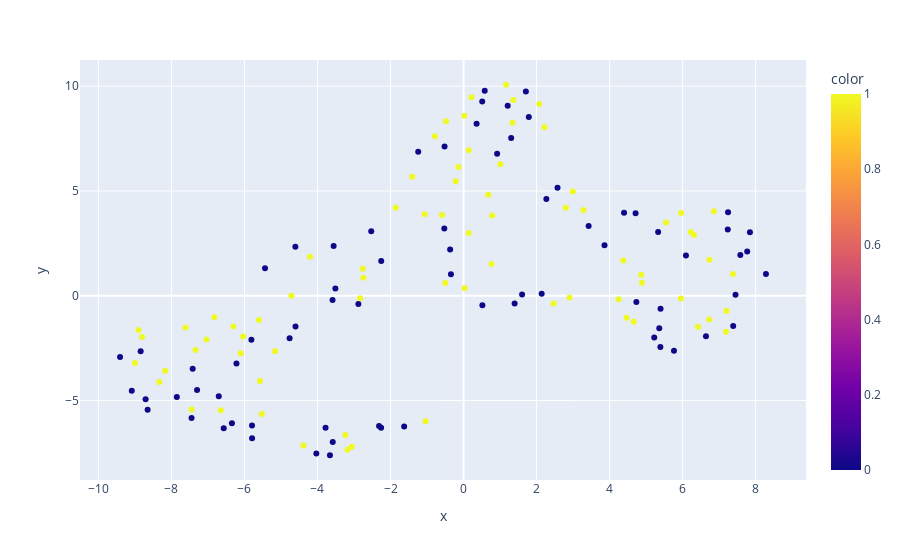

Write notebook code for a chart like this one.
### Code cell
method = TSNE(n_components = 2, random_state = settings.RANDOM_STATE)
plot_data = method.fit_transform(transformed_X)
fig = px.scatter(x = plot_data[:, 0], y = plot_data[:, 1], color = clusters)
fig.show()

### Figure 1 — Plotly figure (JSON) as saved in the notebook; plotly's stock layout.template omitted (floating-point values rounded to 4 significant figures; data arrays with more than 128 entries replaced by an {"elided": "..."} marker saying what was removed)
{"data": [{"hovertemplate": "x=%{x}<br>y=%{y}<br>color=%{marker.color}<extra></extra>", "legendgroup": "", "marker": {"color": {"elided": "147 int values"}, "coloraxis": "coloraxis", "symbol": "circle"}, "mode": "markers", "name": "", "orientation": "v", "showlegend": false, "type": "scatter", "x": {"elided": "147 float values"}, "xaxis": "x", "y": {"elided": "147 float values"}, "yaxis": "y"}], "layout": {"autosize": true, "coloraxis": {"colorbar": {"title": {"text": "color"}}, "colorscale": [[0, "#0d0887"], [0.1111, "#46039f"], [0.2222, "#7201a8"], [0.3333, "#9c179e"], [0.4444, "#bd3786"], [0.5556, "#d8576b"], [0.6667, "#ed7953"], [0.7778, "#fb9f3a"], [0.8889, "#fdca26"], [1, "#f0f921"]]}, "legend": {"tracegroupgap": 0}, "margin": {"t": 60}, "xaxis": {"anchor": "y", "autorange": true, "domain": [0, 1], "range": [-10.46, 9.34], "title": {"text": "x"}, "type": "linear"}, "yaxis": {"anchor": "x", "autorange": true, "domain": [0, 1], "range": [-8.98, 11.44], "title": {"text": "y"}, "type": "linear"}}}
